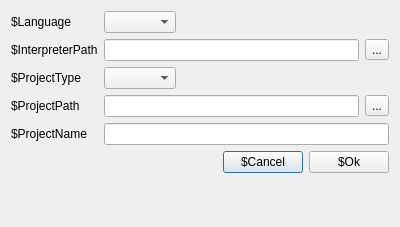
<?xml version="1.0" encoding="UTF-8"?>
<ui version="4.0">
 <class>SCreateNewProject</class>
 <widget class="QDialog" name="SCreateNewProject">
  <property name="geometry">
   <rect>
    <x>0</x>
    <y>0</y>
    <width>400</width>
    <height>227</height>
   </rect>
  </property>
  <property name="minimumSize">
   <size>
    <width>400</width>
    <height>227</height>
   </size>
  </property>
  <property name="maximumSize">
   <size>
    <width>400</width>
    <height>227</height>
   </size>
  </property>
  <property name="windowTitle">
   <string>Dialog</string>
  </property>
  <layout class="QVBoxLayout" name="verticalLayout">
   <item>
    <layout class="QFormLayout" name="formLayout">
     <property name="fieldGrowthPolicy">
      <enum>QFormLayout::ExpandingFieldsGrow</enum>
     </property>
     <item row="0" column="0">
      <widget class="QLabel" name="lLanguage">
       <property name="text">
        <string>$Language</string>
       </property>
      </widget>
     </item>
     <item row="1" column="0">
      <widget class="QLabel" name="lInterpreter">
       <property name="text">
        <string>$InterpreterPath</string>
       </property>
      </widget>
     </item>
     <item row="2" column="0">
      <widget class="QLabel" name="lProjectType">
       <property name="text">
        <string>$ProjectType</string>
       </property>
      </widget>
     </item>
     <item row="3" column="0">
      <widget class="QLabel" name="lProjectPath">
       <property name="text">
        <string>$ProjectPath</string>
       </property>
      </widget>
     </item>
     <item row="0" column="1">
      <widget class="QComboBox" name="cbLanguage"/>
     </item>
     <item row="1" column="1">
      <layout class="QHBoxLayout" name="horizontalLayout_2">
       <property name="rightMargin">
        <number>0</number>
       </property>
       <item>
        <widget class="QLineEdit" name="eInterpreterPath"/>
       </item>
       <item>
        <widget class="QToolButton" name="bSelectInterpreterPath">
         <property name="text">
          <string>...</string>
         </property>
        </widget>
       </item>
      </layout>
     </item>
     <item row="2" column="1">
      <widget class="QComboBox" name="cbProjectType"/>
     </item>
     <item row="3" column="1">
      <layout class="QHBoxLayout" name="horizontalLayout_3">
       <property name="rightMargin">
        <number>0</number>
       </property>
       <item>
        <widget class="QLineEdit" name="eProjectPath"/>
       </item>
       <item>
        <widget class="QToolButton" name="bSelectProjectPath">
         <property name="text">
          <string>...</string>
         </property>
        </widget>
       </item>
      </layout>
     </item>
     <item row="4" column="0">
      <widget class="QLabel" name="lProjectName">
       <property name="text">
        <string>$ProjectName</string>
       </property>
      </widget>
     </item>
     <item row="4" column="1">
      <widget class="QLineEdit" name="eProjectName"/>
     </item>
    </layout>
   </item>
   <item>
    <layout class="QHBoxLayout" name="horizontalLayout">
     <property name="topMargin">
      <number>0</number>
     </property>
     <item>
      <spacer name="horizontalSpacer">
       <property name="orientation">
        <enum>Qt::Horizontal</enum>
       </property>
       <property name="sizeHint" stdset="0">
        <size>
         <width>40</width>
         <height>20</height>
        </size>
       </property>
      </spacer>
     </item>
     <item>
      <widget class="QPushButton" name="bCancel">
       <property name="text">
        <string>$Cancel</string>
       </property>
      </widget>
     </item>
     <item>
      <widget class="QPushButton" name="bCreate">
       <property name="text">
        <string>$Ok</string>
       </property>
      </widget>
     </item>
    </layout>
   </item>
   <item>
    <spacer name="verticalSpacer">
     <property name="orientation">
      <enum>Qt::Vertical</enum>
     </property>
     <property name="sizeHint" stdset="0">
      <size>
       <width>20</width>
       <height>40</height>
      </size>
     </property>
    </spacer>
   </item>
  </layout>
 </widget>
 <resources/>
 <connections/>
</ui>
